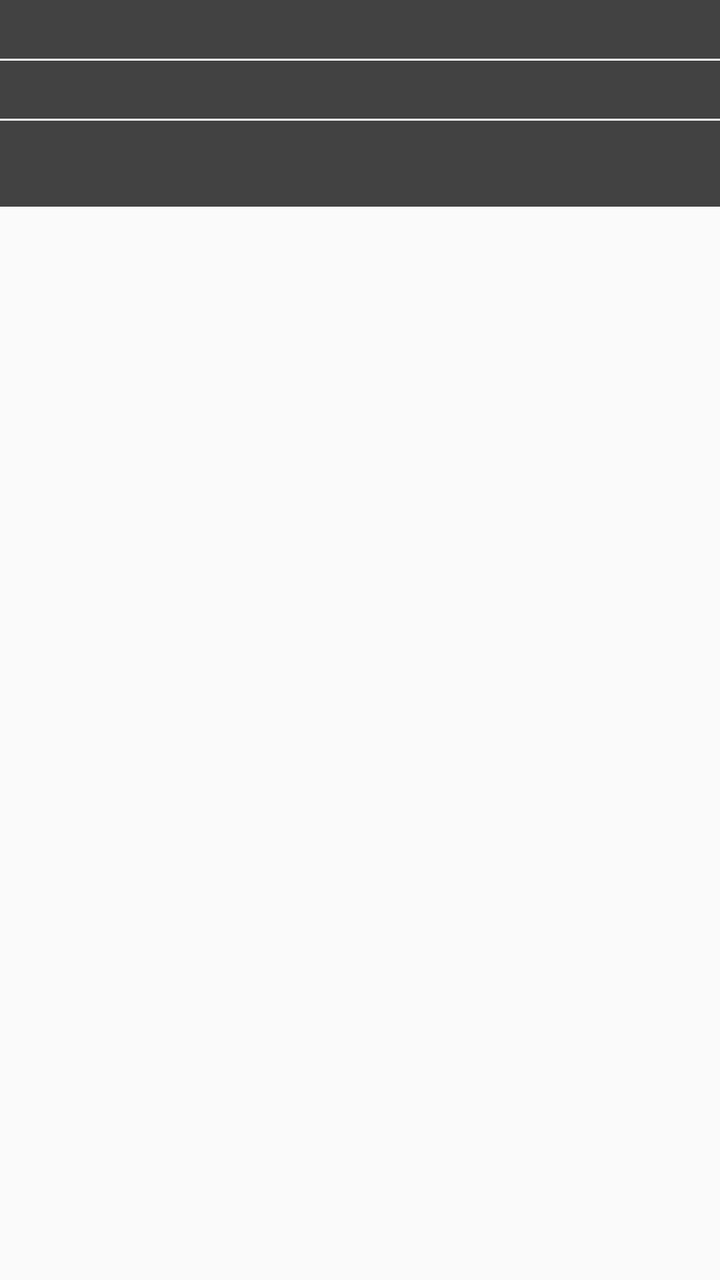
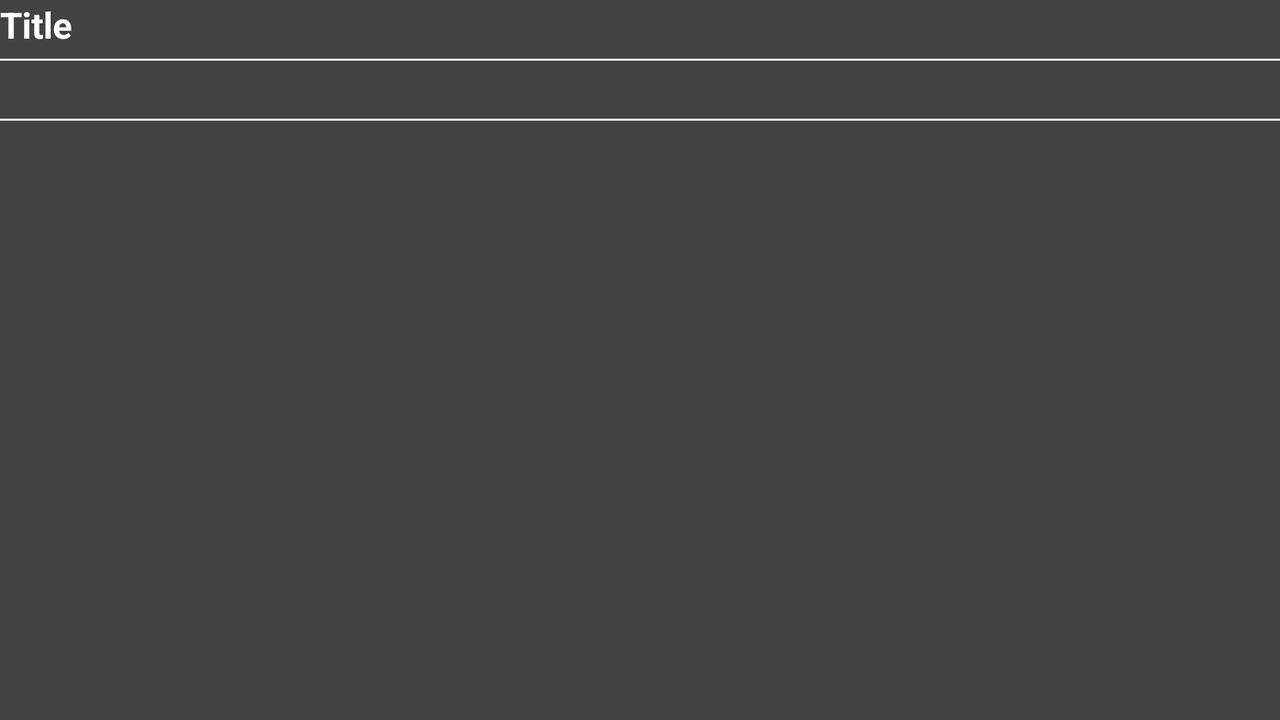

First picture: res/layout/ on a phone held upright. Second picture: the repository's own variant of that layout, on a device whose configuration matches the variant's folder. Source for both follows.
<!-- AndroidManifest.xml: application theme AppTheme -->
<!-- res/layout/fragment_details.xml -->
<RelativeLayout xmlns:android="http://schemas.android.com/apk/res/android"
    xmlns:tools="http://schemas.android.com/tools"
    android:layout_width="match_parent"
    android:layout_height="match_parent"
    tools:context=".fragments.DetailsFragment">

    <ImageView
        android:id="@+id/backdrop_image"
        android:layout_width="match_parent"
        android:layout_height="match_parent"
        android:scaleType="centerCrop" />

    <View
        android:layout_width="match_parent"
        android:layout_height="match_parent"
        android:background="#00FFFFFF" />

    <ScrollView
        android:layout_width="match_parent"
        android:layout_height="match_parent">

        <RelativeLayout
            android:layout_width="match_parent"
            android:layout_height="wrap_content">

            <ImageView
                android:id="@+id/poster_image"
                android:layout_width="wrap_content"
                android:layout_height="wrap_content"
                android:layout_centerHorizontal="true"
                android:layout_marginTop="@dimen/activity_vertical_margin"
                android:layout_marginRight="@dimen/activity_vertical_margin"
                android:layout_marginEnd="@dimen/activity_vertical_margin" />

            <LinearLayout
                android:layout_width="match_parent"
                android:layout_height="wrap_content"
                android:orientation="vertical"
                android:layout_below="@id/poster_image"
                android:layout_marginTop="@dimen/activity_horizontal_margin"
                android:layout_marginRight="@dimen/activity_horizontal_margin"
                android:layout_marginEnd="@dimen/activity_horizontal_margin"
                android:layout_marginBottom="@dimen/activity_horizontal_margin"
                android:layout_marginLeft="@dimen/activity_horizontal_margin"
                android:layout_marginStart="@dimen/activity_horizontal_margin"
                android:paddingLeft="@dimen/activity_horizontal_margin"
                android:paddingRight="@dimen/activity_horizontal_margin"
                android:paddingTop="@dimen/activity_vertical_margin"
                android:paddingBottom="@dimen/activity_vertical_margin"
                android:background="#BB000000">

                    <TextView
                        android:id="@+id/original_title"
                        android:layout_width="wrap_content"
                        android:layout_height="wrap_content"
                        android:textStyle="bold"
                        android:textColor="#FFFFFF"
                        android:textSize="18sp" />

                    <View
                        android:layout_width="match_parent"
                        android:layout_height="1dp"
                        android:layout_marginTop="5dp"
                        android:layout_marginBottom="5dp"
                        android:background="#FFFFFF" />

                    <TextView
                        android:id="@+id/overview"
                        android:layout_width="wrap_content"
                        android:layout_height="wrap_content"
                        android:textColor="#FFFFFF" />

                    <View
                        android:layout_width="match_parent"
                        android:layout_height="1dp"
                        android:layout_marginTop="5dp"
                        android:layout_marginBottom="5dp"
                        android:background="#FFFFFF" />

                    <TextView
                        android:id="@+id/vote_average"
                        android:layout_width="wrap_content"
                        android:layout_height="wrap_content"
                        android:textColor="#FFFFFF" />

                    <TextView
                        android:id="@+id/release_date"
                        android:layout_width="wrap_content"
                        android:layout_height="wrap_content"
                        android:textColor="#FFFFFF" />

                </LinearLayout>

        </RelativeLayout>

    </ScrollView>

</RelativeLayout>
<!-- resources referenced by this layout -->
<resources>
  <style name="AppTheme" parent="Theme.AppCompat.Light.DarkActionBar">
          <item name="android:windowAnimationStyle">@style/Slide.Activity</item>
      </style>
  <style name="Slide.Activity" parent="@android:style/Animation.Activity">
          <item name="android:activityOpenEnterAnimation">@anim/slide_in_ltr</item>
          <item name="android:activityOpenExitAnimation">@anim/slide_out_ltr</item>
          <item name="android:activityCloseEnterAnimation">@anim/slide_in_rtl</item>
          <item name="android:activityCloseExitAnimation">@anim/slide_out_rtl</item>
      </style>
</resources>
<!-- res/layout-land/fragment_details.xml (the repository's variant of the layout above) -->
<!-- drawn on the phone turned sideways -->
<RelativeLayout xmlns:android="http://schemas.android.com/apk/res/android"
    xmlns:tools="http://schemas.android.com/tools"
    android:layout_width="match_parent"
    android:layout_height="match_parent"
    tools:context=".fragments.DetailsFragment">

    <ImageView
        android:id="@+id/backdrop_image"
        android:layout_width="match_parent"
        android:layout_height="match_parent"
        android:scaleType="centerCrop" />

    <View
        android:layout_width="match_parent"
        android:layout_height="match_parent"
        android:background="#00FFFFFF" />

    <ImageView
        android:id="@+id/poster_image"
        android:layout_width="wrap_content"
        android:layout_height="wrap_content"
        android:layout_alignParentRight="true"
        android:layout_alignParentEnd="true"
        android:layout_marginTop="@dimen/activity_vertical_margin"
        android:layout_marginRight="@dimen/activity_vertical_margin"
        android:layout_marginEnd="@dimen/activity_vertical_margin" />

    <ScrollView
        android:layout_width="match_parent"
        android:layout_height="match_parent"
        android:layout_alignParentTop="true"
        android:layout_alignParentLeft="true"
        android:layout_alignParentStart="true"
        android:layout_toLeftOf="@id/poster_image"
        android:layout_toStartOf="@id/poster_image"
        android:layout_marginTop="@dimen/activity_horizontal_margin"
        android:layout_marginRight="@dimen/activity_horizontal_margin"
        android:layout_marginEnd="@dimen/activity_horizontal_margin"
        android:layout_marginBottom="@dimen/activity_horizontal_margin"
        android:layout_marginLeft="@dimen/activity_horizontal_margin"
        android:layout_marginStart="@dimen/activity_horizontal_margin"
        android:paddingLeft="@dimen/activity_horizontal_margin"
        android:paddingRight="@dimen/activity_horizontal_margin"
        android:paddingTop="@dimen/activity_vertical_margin"
        android:paddingBottom="@dimen/activity_vertical_margin"
        android:background="#BB000000">

        <LinearLayout
            android:layout_width="match_parent"
            android:layout_height="wrap_content"
            android:orientation="vertical">

            <TextView
                android:id="@+id/original_title"
                android:layout_width="wrap_content"
                android:layout_height="wrap_content"
                android:textStyle="bold"
                android:textColor="#FFFFFF"
                android:textSize="18sp"
                android:text="Title" />

            <View
                android:layout_width="match_parent"
                android:layout_height="1dp"
                android:layout_marginTop="5dp"
                android:layout_marginBottom="5dp"
                android:background="#FFFFFF" />

            <TextView
                android:id="@+id/overview"
                android:layout_width="wrap_content"
                android:layout_height="wrap_content"
                android:textColor="#FFFFFF" />

            <View
                android:layout_width="match_parent"
                android:layout_height="1dp"
                android:layout_marginTop="5dp"
                android:layout_marginBottom="5dp"
                android:background="#FFFFFF" />

            <TextView
                android:id="@+id/vote_average"
                android:layout_width="wrap_content"
                android:layout_height="wrap_content"
                android:textColor="#FFFFFF" />

            <TextView
                android:id="@+id/release_date"
                android:layout_width="wrap_content"
                android:layout_height="wrap_content"
                android:textColor="#FFFFFF" />

        </LinearLayout>

    </ScrollView>

</RelativeLayout>
